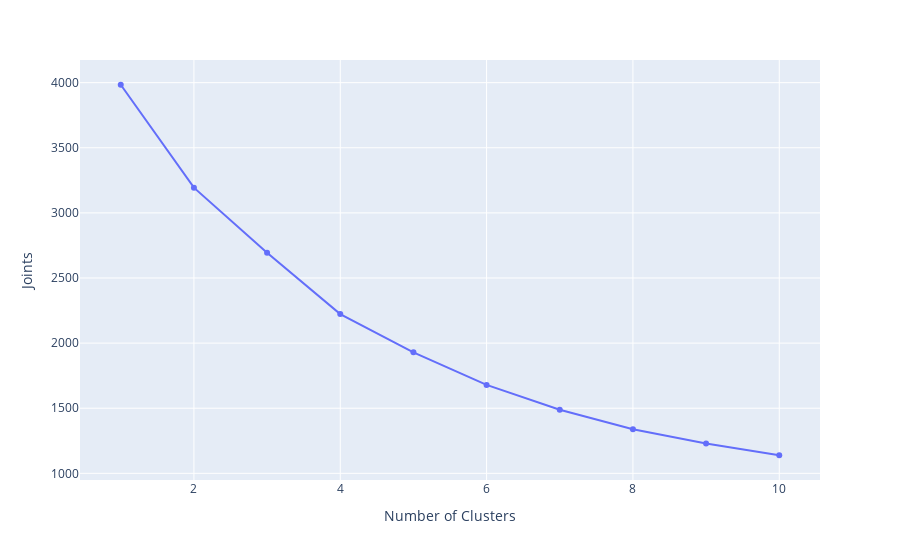

The notebook cell saved with this chart:
### Code cell
plot_elbow(x_stan)

### Figure 1 — Plotly figure (JSON) as saved in the notebook; plotly's stock layout.template omitted (floating-point values rounded to 4 significant figures)
{"data": [{"hovertemplate": "Number of Clusters=%{x}<br>Joints=%{y}<extra></extra>", "legendgroup": "", "line": {"color": "#636efa", "dash": "solid"}, "marker": {"symbol": "circle"}, "mode": "lines+markers", "name": "", "orientation": "v", "showlegend": false, "type": "scatter", "x": [1, 2, 3, 4, 5, 6, 7, 8, 9, 10], "xaxis": "x", "y": [3984.0, 3193.0, 2694.0, 2223.0, 1929.0, 1679.0, 1489.0, 1339.0, 1228.0, 1139.0], "yaxis": "y"}], "layout": {"legend": {"tracegroupgap": 0}, "margin": {"t": 60}, "xaxis": {"anchor": "y", "domain": [0, 1], "title": {"text": "Number of Clusters"}}, "yaxis": {"anchor": "x", "domain": [0, 1], "title": {"text": "Joints"}}}}
